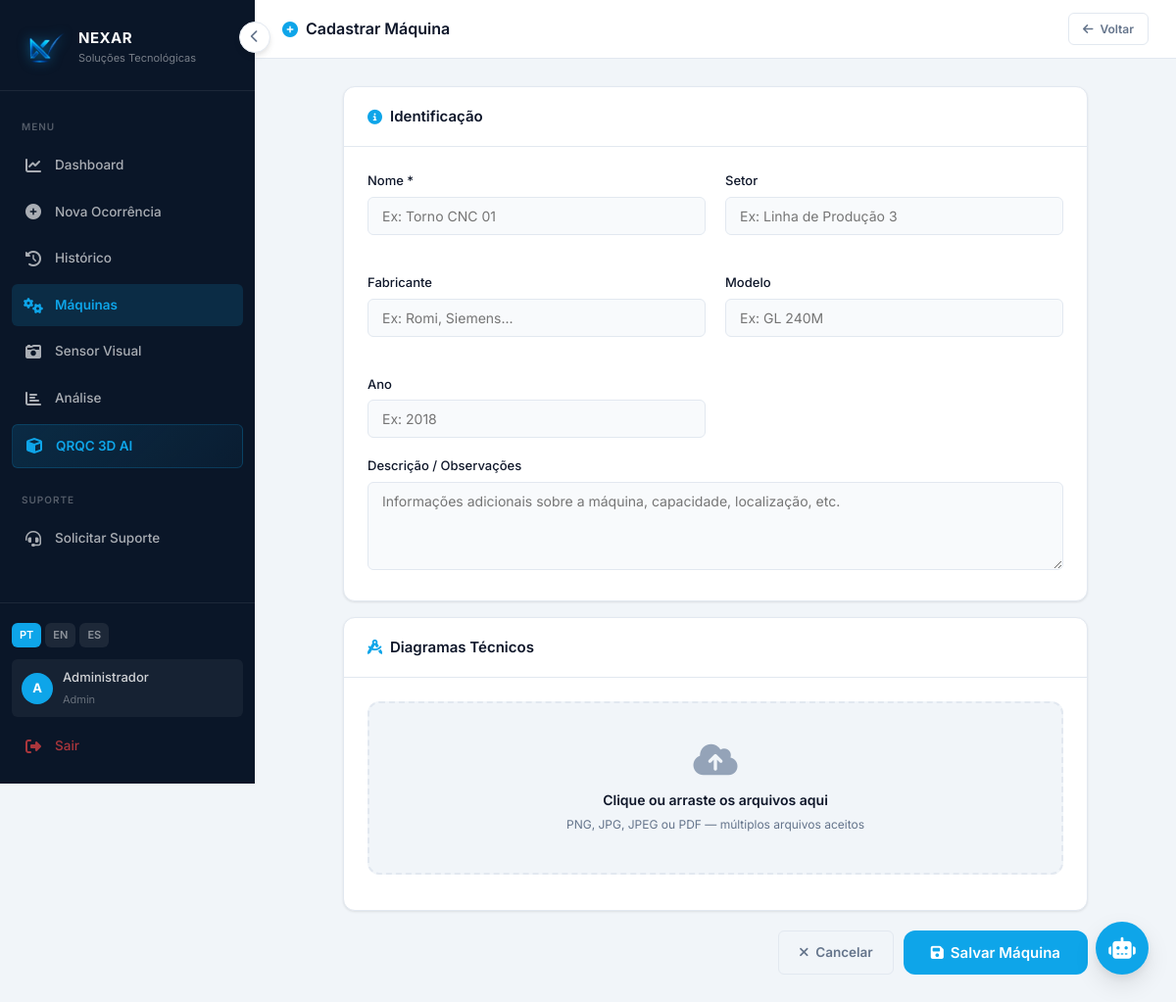
The page /maquinas/cadastro (signed in) on the database its author committed.
### tables this page shows
CREATE TABLE usuarios (
            id INTEGER PRIMARY KEY AUTOINCREMENT,
            nome TEXT NOT NULL,
            email TEXT UNIQUE NOT NULL,
            senha_hash TEXT NOT NULL,
            perfil TEXT DEFAULT 'operador',
            ativo INTEGER DEFAULT 1,
            criado_em DATETIME DEFAULT CURRENT_TIMESTAMP
        );

### app.py (the view, shortened to what this page needs)
@app.route("/maquinas/cadastro", methods=["GET", "POST"])
@login_required
def cadastro_maquina():
    return render_template("cadastro_maquina.html")

### app.py (called while the page is built)
def get_db():
    conn = sqlite3.connect("qrqc.db")
    conn.row_factory = sqlite3.Row
    return conn

@login_manager.user_loader
def load_user(user_id):
    conn = get_db()
    u = conn.execute("SELECT * FROM usuarios WHERE id = ?", (user_id,)).fetchone()
    conn.close()
    if u:
        return User(u["id"], u["nome"], u["email"], u["perfil"])
    return None

@app.context_processor
def inject_globals():
    lang = session.get("lang", "pt")
    return {"t": TRANSLATIONS.get(lang, TRANSLATIONS["pt"]), "lang": lang}

### templates/cadastro_maquina.html (shortened to what this page needs)
{% extends 'menu.html' %}
{% block content %}
<div class="topbar">
  <div class="topbar-title">
    <i class="fas fa-{% if maquina %}edit{% else %}plus-circle{% endif %}"></i>
    {% if maquina %}{{ t.editar_maquina }}{% else %}{{ t.cadastrar_maquina }}{% endif %}
  </div>
  <div class="topbar-actions">
    <a href="{{ url_for('maquinas') }}" class="btn btn-outline btn-sm">
      <i class="fas fa-arrow-left"></i> {{ t.voltar }}
    </a>
  </div>
</div>
<div class="page-body">
  <div style="max-width:760px; margin:0 auto;">
    <form action="{% if maquina %}{{ url_for('editar_maquina', maquina_id=maquina.id) }}{% else %}{{ url_for('cadastro_maquina') }}{% endif %}"
          method="POST" enctype="multipart/form-data">
      <div class="card" style="margin-bottom:16px;">
        <div class="card-header">
          <span class="card-title"><i class="fas fa-info-circle"></i> Identificação</span>
        </div>
        <div class="card-body">
          <div class="grid-2">
            <div class="form-group">
              <label class="form-label">{{ t.nome }} *</label>
              <input type="text" name="nome" class="form-control"
                     placeholder="Ex: Torno CNC 01" required
                     value="{{ maquina.nome if maquina else '' }}" />
            </div>
            <div class="form-group">
              <label class="form-label">{{ t.setor }}</label>
              <input type="text" name="setor" class="form-control"
                     placeholder="Ex: Linha de Produção 3"
                     value="{{ maquina.setor if maquina else '' }}" />
            </div>
            <div class="form-group">
              <label class="form-label">{{ t.fabricante }}</label>
              <input type="text" name="fabricante" class="form-control"
                     placeholder="Ex: Romi, Siemens..."
                     value="{{ maquina.fabricante if maquina else '' }}" />
            </div>
            <div class="form-group">
              <label class="form-label">{{ t.modelo }}</label>
              <input type="text" name="modelo" class="form-control"
                     placeholder="Ex: GL 240M"
                     value="{{ maquina.modelo if maquina else '' }}" />
            </div>
            <div class="form-group">
              <label class="form-label">{{ t.ano }}</label>
              <input type="text" name="ano" class="form-control" placeholder="Ex: 2018"
                     value="{{ maquina.ano if maquina else '' }}" />
            </div>
          </div>
          <div class="form-group" style="margin-bottom:0;">
            <label class="form-label">Descrição / Observações</label>
            <textarea name="descricao" class="form-control" rows="3"
                      placeholder="Informações adicionais sobre a máquina, capacidade, localização, etc.">{{ maquina.descricao if maquina else '' }}</textarea>
          </div>
        </div>
      </div>
      <div class="card" style="margin-bottom:20px;">
        <div class="card-header">
          <span class="card-title"><i class="fas fa-drafting-compass"></i> {{ t.diagramas }}</span>
        </div>
        <div class="card-body">
          <div id="dropZone" style="
            border: 2px dashed var(--border);
            border-radius: var(--radius);
            padding: 40px 24px;
            text-align: center;
            cursor: pointer;
            transition: var(--transition);
            background: var(--bg-page);
          "
          ondragover="event.preventDefault(); this.style.borderColor='var(--primary)'"
          ondragleave="this.style.borderColor='var(--border)'"
          ondrop="handleDrop(event)"
          onclick="document.getElementById('diagramasInput').click()">
            <i class="fas fa-cloud-upload-alt" style="font-size:36px; color:var(--text-light); margin-bottom:12px; display:block;"></i>
            <p style="font-size:14px; font-weight:600; color:var(--text); margin-bottom:4px;">
              Clique ou arraste os arquivos aqui
            </p>
            <p style="font-size:12px; color:var(--text-muted);">
              PNG, JPG, JPEG ou PDF — múltiplos arquivos aceitos
            </p>
          </div>
        </div>
      </div>
      <div class="actions-row">
        <a href="{{ url_for('maquinas') }}" class="btn btn-outline">
          <i class="fas fa-times"></i> {{ t.cancelar }}
        </a>
        <button type="submit" class="btn btn-primary btn-lg">
          <i class="fas fa-save"></i>
          {% if maquina %}{{ t.salvar_alt }}{% else %}{{ t.salvar_maquina }}{% endif %}
        </button>
      </div>
    </form>
  </div>
</div>
{% endblock %}

### templates/menu.html (shortened to what this page needs)
<!DOCTYPE html>
<html lang="{{ lang }}">
<head>
  <link rel="stylesheet" href="/static/css/design-system.css" />
  <link rel="stylesheet" href="https://cdnjs.cloudflare.com/ajax/libs/font-awesome/6.5.0/css/all.min.css" />
</head>
<body>
<div class="app-wrapper">
  <aside class="sidebar" id="sidebar">
    <div class="sidebar-logo">
      <img src="/static/assets/img/nexar_logo_clean.png" alt="Nexar" />
      <div class="sidebar-logo-text">
        <h4>NEXAR</h4>
        <p>Soluções Tecnológicas</p>
      </div>
    </div>
    <nav class="sidebar-nav">
      <span class="nav-label">Menu</span>
      <a href="{{ url_for('dashboard') }}"
         class="nav-item {% if request.endpoint == 'dashboard' %}active{% endif %}">
        <i class="fas fa-chart-line"></i>
        <span>Dashboard</span>
      </a>
      <a href="{{ url_for('CadastroOcorrencia') }}"
         class="nav-item {% if request.endpoint == 'CadastroOcorrencia' or request.endpoint == 'registrar_ocorrencia' %}active{% endif %}">
        <i class="fas fa-plus-circle"></i>
        <span>{{ t.nova_ocorrencia }}</span>
      </a>
      <a href="{{ url_for('historico') }}"
         class="nav-item {% if request.endpoint == 'historico' %}active{% endif %}">
        <i class="fas fa-history"></i>
        <span>{{ t.historico }}</span>
      </a>
      <a href="{{ url_for('maquinas') }}"
         class="nav-item {% if 'maquina' in request.endpoint %}active{% endif %}">
        <i class="fas fa-cogs"></i>
        <span>{{ t.maquinas }}</span>
      </a>
      <a href="{{ url_for('sensor') }}"
         class="nav-item {% if request.endpoint == 'sensor' %}active{% endif %}">
        <i class="fas fa-camera-retro"></i>
        <span>Sensor Visual</span>
      </a>
      <a href="{{ url_for('analise') }}"
         class="nav-item {% if request.endpoint == 'analise' %}active{% endif %}">
        <i class="fas fa-chart-bar"></i>
        <span>Análise</span>
      </a>
      <a href="{{ url_for('historico') }}"
         class="nav-item {% if request.endpoint == 'qrqc3d' %}active{% endif %}"
         style="background: {% if request.endpoint == 'qrqc3d' %}var(--sidebar-active){% else %}linear-gradient(135deg,rgba(14,165,233,.15),rgba(14,165,233,.05)){% endif %}; border: 1px solid rgba(14,165,233,.2);">
        <i class="fas fa-cube" style="color:var(--primary)"></i>
        <span style="color:var(--primary);font-weight:600">QRQC 3D AI</span>
      </a>
      <span class="nav-label" style="margin-top:8px">Suporte</span>
      <a href="{{ url_for('solicitacao') }}"
         class="nav-item {% if request.endpoint == 'solicitacao' %}active{% endif %}">
        <i class="fas fa-headset"></i>
        <span>{{ t.solicitar_suporte }}</span>
      </a>
    </nav>
    <div class="sidebar-footer">
      <div class="lang-selector">
        <a href="{{ url_for('set_lang', lang='pt') }}"
           class="lang-btn {% if lang == 'pt' %}active{% endif %}">PT</a>
        <a href="{{ url_for('set_lang', lang='en') }}"
           class="lang-btn {% if lang == 'en' %}active{% endif %}">EN</a>
        <a href="{{ url_for('set_lang', lang='es') }}"
           class="lang-btn {% if lang == 'es' %}active{% endif %}">ES</a>
      </div>
      <div class="user-chip">
        <div class="user-avatar">
          {{ current_user.nome[0].upper() if current_user.is_authenticated else 'U' }}
        </div>
        <div class="user-info-text">
          <p>{{ current_user.nome if current_user.is_authenticated else 'Usuário' }}</p>
          <span>{{ current_user.perfil.title() if current_user.is_authenticated else '' }}</span>
        </div>
      </div>
      <a href="{{ url_for('logout') }}" class="nav-item" style="color: rgba(239,68,68,.7);">
        <i class="fas fa-sign-out-alt"></i>
        <span>{{ t.sair }}</span>
      </a>
    </div>
  </aside>
  <button class="sidebar-toggle" id="sidebarToggle" onclick="toggleSidebar()">
    <i class="fas fa-chevron-left"></i>
  </button>
  <div class="main-content" id="mainContent">
    {% block content %}{% endblock %}
  </div>
</div>
<button class="chat-fab" id="chatFab" onclick="toggleChat()" title="{{ t.assistente }}">
  <i class="fas fa-robot"></i>
</button>
</body>
</html>

### rows shown on the page
usuarios: nome "A", nome "Administrador", perfil "Admin"

### other values the page prints
{{ t.nova_ocorrencia }} "Nova Ocorrência"
{{ t.historico }} "Histórico"
{{ t.maquinas }} "Máquinas"
{{ t.solicitar_suporte }} "Solicitar Suporte"
{{ t.sair }} "Sair"
{{ t.cadastrar_maquina }} "Cadastrar Máquina"
{{ t.voltar }} "Voltar"
{{ t.nome }} "Nome"
{{ t.setor }} "Setor"
{{ t.fabricante }} "Fabricante"
{{ t.modelo }} "Modelo"
{{ t.ano }} "Ano"
{{ t.diagramas }} "Diagramas Técnicos"
{{ t.cancelar }} "Cancelar"
{{ t.salvar_maquina }} "Salvar Máquina"
